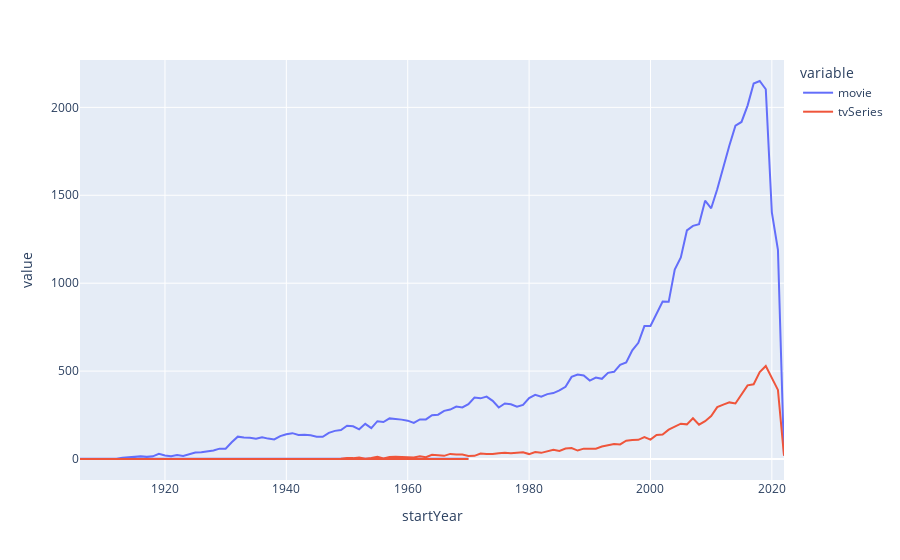

This figure's notebook cell:
### Code cell
import plotly.express as px
fig = px.line(dataframe, x="startYear", y=["movie", "tvSeries"])
fig.update_xaxes(type="date")
fig.show()

### Figure 1 — Plotly figure (JSON) as saved in the notebook; plotly's stock layout.template omitted (floating-point values rounded to 4 significant figures)
{"data": [{"hovertemplate": "variable=movie<br>startYear=%{x}<br>value=%{y}<extra></extra>", "legendgroup": "movie", "line": {"color": "#636efa", "dash": "solid"}, "marker": {"symbol": "circle"}, "mode": "lines", "name": "movie", "orientation": "v", "showlegend": true, "type": "scatter", "x": ["0", "1906", "1911", "1912", "1913", "1914", "1915", "1916", "1917", "1918", "1919", "1920", "1921", "1922", "1923", "1924", "1925", "1926", "1927", "1928", "1929", "1930", "1931", "1932", "1933", "1934", "1935", "1936", "1937", "1938", "1939", "1940", "1941", "1942", "1943", "1944", "1945", "1946", "1947", "1948", "1949", "1950", "1951", "1952", "1953", "1954", "1955", "1956", "1957", "1958", "1959", "1960", "1961", "1962", "1963", "1964", "1965", "1966", "1967", "1968", "1969", "1970", "1971", "1972", "1973", "1974", "1975", "1976", "1977", "1978", "1979", "1980", "1981", "1982", "1983", "1984", "1985", "1986", "1987", "1988", "1989", "1990", "1991", "1992", "1993", "1994", "1995", "1996", "1997", "1998", "1999", "2000", "2001", "2002", "2003", "2004", "2005", "2006", "2007", "2008", "2009", "2010", "2011", "2012", "2013", "2014", "2015", "2016", "2017", "2018", "2019", "2020", "2021", "2022"], "xaxis": "x", "y": [1, 1, 1, 2, 7, 10, 9, 15, 13, 15, 30, 20, 16, 22, 17, 28, 37, 39, 44, 48, 59, 58, 95, 127, 122, 121, 115, 123, 116, 111, 130, 141, 147, 137, 138, 135, 127, 126, 149, 160, 165, 189, 186, 169, 200, 176, 215, 210, 231, 229, 224, 218, 205, 225, 225, 249, 252, 274, 281, 298, 293, 312, 350, 345, 355, 331, 293, 316, 311, 297, 308, 347, 365, 354, 369, 375, 390, 411, 467, 480, 475, 446, 463, 456, 490, 496, 535, 549, 618, 661, 756, 757, 824, 896, 894, 1077, 1146, 1300, 1326, 1335, 1469, 1426, 1534, 1664, 1783, 1896, 1917, 2010, 2136, 2150, 2103, 1403, 1190, 20], "yaxis": "y"}, {"hovertemplate": "variable=tvSeries<br>startYear=%{x}<br>value=%{y}<extra></extra>", "legendgroup": "tvSeries", "line": {"color": "#EF553B", "dash": "solid"}, "marker": {"symbol": "circle"}, "mode": "lines", "name": "tvSeries", "orientation": "v", "showlegend": true, "type": "scatter", "x": ["0", "1906", "1911", "1912", "1913", "1914", "1915", "1916", "1917", "1918", "1919", "1920", "1921", "1922", "1923", "1924", "1925", "1926", "1927", "1928", "1929", "1930", "1931", "1932", "1933", "1934", "1935", "1936", "1937", "1938", "1939", "1940", "1941", "1942", "1943", "1944", "1945", "1946", "1947", "1948", "1949", "1950", "1951", "1952", "1953", "1954", "1955", "1956", "1957", "1958", "1959", "1960", "1961", "1962", "1963", "1964", "1965", "1966", "1967", "1968", "1969", "1970", "1971", "1972", "1973", "1974", "1975", "1976", "1977", "1978", "1979", "1980", "1981", "1982", "1983", "1984", "1985", "1986", "1987", "1988", "1989", "1990", "1991", "1992", "1993", "1994", "1995", "1996", "1997", "1998", "1999", "2000", "2001", "2002", "2003", "2004", "2005", "2006", "2007", "2008", "2009", "2010", "2011", "2012", "2013", "2014", "2015", "2016", "2017", "2018", "2019", "2020", "2021", "2022"], "xaxis": "x", "y": [0, 0, 0, 0, 0, 0, 0, 0, 0, 0, 0, 0, 0, 0, 0, 0, 0, 0, 0, 0, 0, 0, 0, 0, 0, 1, 0, 0, 0, 0, 0, 1, 0, 0, 0, 0, 0, 0, 1, 1, 1, 6, 5, 9, 2, 6, 13, 3, 11, 13, 11, 10, 8, 15, 10, 24, 23, 18, 29, 25, 26, 17, 18, 31, 28, 28, 33, 36, 33, 34, 38, 28, 40, 35, 43, 53, 46, 60, 62, 48, 59, 59, 59, 71, 79, 85, 83, 104, 108, 109, 125, 110, 137, 139, 167, 184, 201, 197, 232, 195, 215, 244, 295, 309, 322, 316, 369, 419, 425, 494, 529, 464, 393, 19], "yaxis": "y"}], "layout": {"legend": {"title": {"text": "variable"}, "tracegroupgap": 0}, "margin": {"t": 60}, "xaxis": {"anchor": "y", "domain": [0, 1], "title": {"text": "startYear"}, "type": "date"}, "yaxis": {"anchor": "x", "domain": [0, 1], "title": {"text": "value"}}}}
